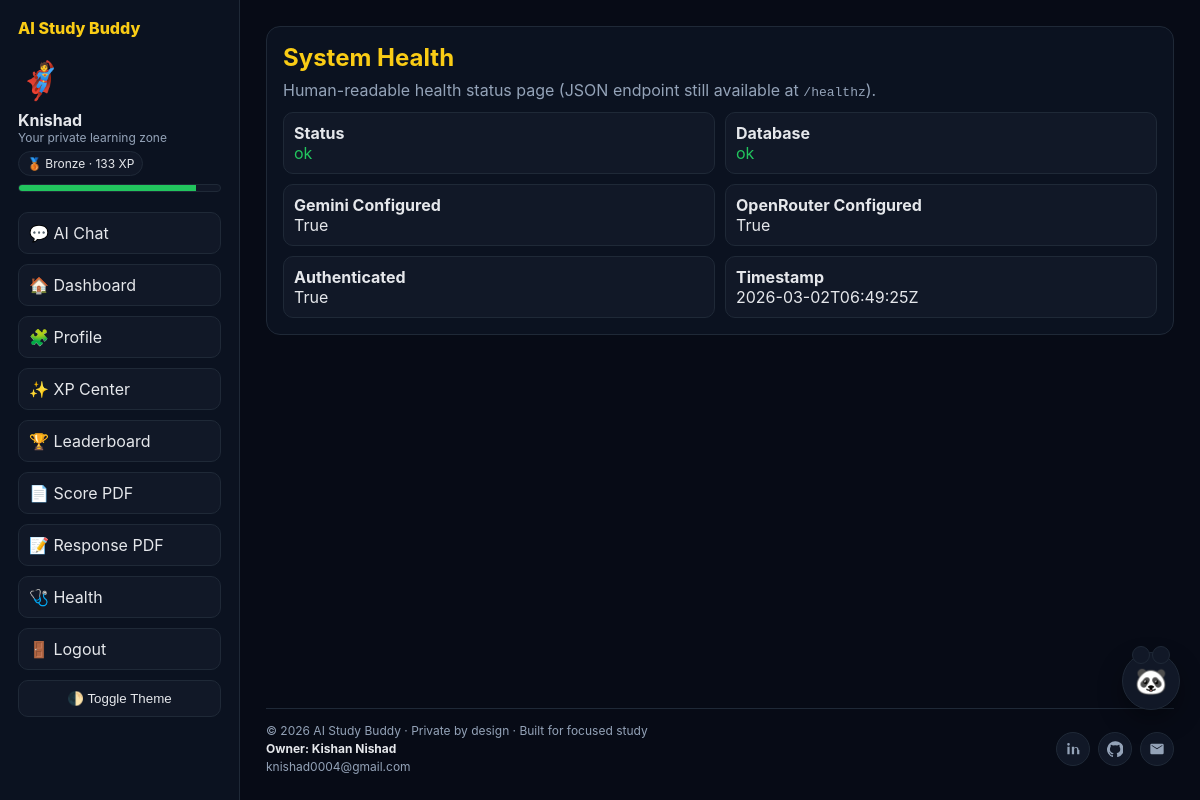
The page /health (signed in) on the database its author committed.
### tables this page shows
CREATE TABLE users (
            id INTEGER PRIMARY KEY AUTOINCREMENT,
            username TEXT UNIQUE NOT NULL,
            password_hash TEXT NOT NULL,
            avatar TEXT NOT NULL,
            created_at TEXT NOT NULL
        , xp INTEGER NOT NULL DEFAULT 0);

### app.py (the view)
    @app.get("/health")
    def health_page():
        payload = healthz().get_json()
        return render_template("health.html", user=g.user, health=payload)

### app.py (called while the page is built, shortened)
def get_db_connection(app: Flask) -> sqlite3.Connection:
    conn = sqlite3.connect(app.config["DATABASE_PATH"])
    conn.row_factory = sqlite3.Row
    return conn

def get_current_user(app: Flask):
    user_id = session.get("user_id")
    if not user_id:
        return None
    conn = get_db_connection(app)
    user = conn.execute("SELECT id, username, avatar, xp FROM users WHERE id = ?", (user_id,)).fetchone()
    conn.close()
    return user

def get_level_info(xp: int):
    current_name = "Bronze"
    current_icon = "🥉"
    next_threshold = None
    for threshold, name, icon in LEVELS:
        if xp >= threshold:
            current_name = name
            current_icon = icon
        elif next_threshold is None:
            next_threshold = threshold
    progress_to_next = 100
    if next_threshold is not None:
        previous_threshold = 0
        for threshold, _, _ in LEVELS:
            if threshold <= xp:
                previous_threshold = threshold
        span = max(next_threshold - previous_threshold, 1)
        progress_to_next = int(((xp - previous_threshold) / span) * 100)
    return {
        "name": current_name,
        "icon": current_icon,
        "next_threshold": next_threshold,
        "progress": max(0, min(progress_to_next, 100)),
    }

def register_hooks(app: Flask) -> None:
    @app.before_request
    def load_logged_user():
        g.user = get_current_user(app)
    @app.before_request
    def basic_rate_limit():
        if request.method != "POST":
            return None
    @app.after_request
    def add_security_headers(response):
        response.headers["X-Content-Type-Options"] = "nosniff"
        response.headers["X-Frame-Options"] = "DENY"
        response.headers["Referrer-Policy"] = "strict-origin-when-cross-origin"
        response.headers["Cache-Control"] = "no-store" if request.path.startswith("/api/") else "public, max-age=60"
        return response
    @app.context_processor
    def inject_user_level():
        user = getattr(g, "user", None)
        level = get_level_info(int(user["xp"])) if user else None
        return {"current_level": level, "level_for_xp": get_level_info}

### templates/health.html (shortened to what this page needs)
{% extends 'base.html' %}
{% block content %}
<section class="panel">
  <h2 style="color:#facc15;margin-bottom:8px">System Health</h2>
  <p style="color:#94a3b8;margin-bottom:12px">Human-readable health status page (JSON endpoint still available at <code>/healthz</code>).</p>
  <div class="grid">
    <div class="item"><strong>Status</strong><div class="{% if health['status'] == 'ok' %}ok{% else %}warn{% endif %}">{{ health['status'] }}</div></div>
    <div class="item"><strong>Database</strong><div class="{% if health['database'] == 'ok' %}ok{% else %}bad{% endif %}">{{ health['database'] }}</div></div>
    <div class="item"><strong>Gemini Configured</strong><div>{{ health['gemini_configured'] }}</div></div>
    <div class="item"><strong>OpenRouter Configured</strong><div>{{ health['openrouter_configured'] }}</div></div>
    <div class="item"><strong>Authenticated</strong><div>{{ health['authenticated'] }}</div></div>
    <div class="item"><strong>Timestamp</strong><div>{{ health['timestamp'] }}</div></div>
  </div>
</section>
{% endblock %}

### templates/base.html (shortened to what this page needs)
<!DOCTYPE html>
<html lang="en">
<head>
</head>
<body>
  <div class="layout">
    {% if user %}
    <aside class="sidebar">
      <div class="brand">AI Study Buddy</div>
      <div class="avatar-badge">{{ user['avatar'] }}</div>
      <div><strong>{{ user['username'] }}</strong></div>
      <div class="small">Your private learning zone</div>
      {% if current_level %}
      <div class="level-pill">{{ current_level['icon'] }} {{ current_level['name'] }} · {{ user['xp'] }} XP</div>
      <div class="progress-track"><div class="progress-bar" data-progress="{{ current_level['progress'] }}"></div></div>
      {% endif %}
      <nav class="menu">
        <a href="{{ url_for('chat') }}">💬 AI Chat</a>
        <a href="{{ url_for('dashboard') }}">🏠 Dashboard</a>
        <a href="{{ url_for('profile') }}">🧩 Profile</a>
        <a href="{{ url_for('xp_center') }}">✨ XP Center</a>
        <a href="{{ url_for('leaderboard_page') }}">🏆 Leaderboard</a>
        <a href="{{ url_for('export_scores_pdf') }}">📄 Score PDF</a>
        <a href="{{ url_for('export_response_pdf') }}">📝 Response PDF</a>
        <a href="{{ url_for('health_page') }}">🩺 Health</a>
        <a href="{{ url_for('logout') }}">🚪 Logout</a>
      </nav>
      <button id="themeToggle" class="theme-toggle" type="button">🌓 Toggle Theme</button>
    </aside>
    {% endif %}
    <main class="main">
      {% block content %}{% endblock %}
      <footer class="footer">
        <div class="footer-row">
          <div class="owner">
            <div>© 2026 AI Study Buddy · Private by design · Built for focused study</div>
            <strong>Owner: Kishan Nishad</strong>
            <div class="owner-mail">knishad0004@gmail.com</div>
          </div>
          <div class="owner-icons">
            <a class="icon-btn icon-wrap" data-tooltip="LinkedIn" href="https://www.linkedin.com/in/kishan-nishad-161a73392" target="_blank" rel="noopener noreferrer" aria-label="LinkedIn" title="LinkedIn">
              <svg viewBox="0 0 24 24" aria-hidden="true"><path d="M6.94 8.5H3.56V20h3.38V8.5zM5.25 7.03a1.97 1.97 0 1 0 0-3.94 1.97 1.97 0 0 0 0 3.94zM20.44 13.37c0-3.07-1.64-4.5-3.82-4.5-1.76 0-2.55.97-2.99 1.65V8.5h-3.38V20h3.38v-6.43c0-1.7.32-3.34 2.43-3.34 2.08 0 2.11 1.95 2.11 3.45V20h3.38v-6.63z"/></svg>
            </a>
            <a class="icon-btn icon-wrap" data-tooltip="GitHub" href="https://github.com/code-with-kishan" target="_blank" rel="noopener noreferrer" aria-label="GitHub" title="GitHub">
            </a>
            <a class="icon-btn icon-wrap" data-tooltip="Email" href="mailto:knishad0004@gmail.com" aria-label="Email" title="Email">
              <svg viewBox="0 0 24 24" aria-hidden="true"><path d="M20 4H4a2 2 0 0 0-2 2v12a2 2 0 0 0 2 2h16a2 2 0 0 0 2-2V6a2 2 0 0 0-2-2zm0 3.2-8 5-8-5V6l8 5 8-5v1.2z"/></svg>
            </a>
          </div>
        </div>
      </footer>
    </main>
  </div>
  {% if user %}
  <button id="buddyFab" class="buddy-fab" type="button" aria-label="Open AI helper">🐼</button>
  {% endif %}
</body>
</html>

### templates/base.html (style rules this page uses)
:root { --bg:#070b16; --text:#e5e7eb; --muted:#94a3b8; --card:#0b1220; --card-2:#111827; --border:#1f2937; --accent:#facc15; --chat-panel:#1d1336; --chat-head:#2a1a4f; --chat-ai:#261a45; --chat-user:#1f2937; }
* { margin:0;padding:0;box-sizing:border-box }
body { font-family:Inter,system-ui,-apple-system,sans-serif;background:var(--bg);color:var(--text);transition:background .2s ease,color .2s ease }
a { text-decoration:none;color:inherit }
.layout { display:grid;grid-template-columns:240px 1fr;min-height:100vh }
.sidebar { background:var(--card);border-right:1px solid var(--border);padding:18px;position:sticky;top:0;height:100vh }
.brand { font-weight:800;color:var(--accent);margin-bottom:20px }
.avatar-badge { font-size:36px;margin-bottom:8px }
.small { font-size:12px;color:var(--muted) }
.level-pill { display:inline-block;margin-top:6px;padding:4px 8px;border-radius:999px;background:var(--card-2);border:1px solid var(--border);font-size:12px }
.progress-track { height:8px;background:var(--card-2);border-radius:999px;overflow:hidden;margin-top:8px;border:1px solid var(--border) }
.progress-bar { height:100%;background:#22c55e }
.menu { display:flex;flex-direction:column;gap:10px;margin-top:20px }
.menu a { padding:10px;border-radius:10px;background:var(--card-2);border:1px solid var(--border) }
.theme-toggle { margin-top:10px;padding:10px;border-radius:10px;border:1px solid var(--border);background:var(--card-2);color:var(--text);cursor:pointer;width:100% }
.main { padding:26px;display:flex;flex-direction:column;min-height:100vh }
.footer { margin-top:auto;padding-top:14px;border-top:1px solid var(--border);color:var(--muted);font-size:12px }
.footer-row { display:flex;justify-content:space-between;align-items:center;gap:12px;flex-wrap:wrap }
.owner { display:flex;flex-direction:column;gap:3px }
.owner strong { color:var(--text) }
.owner-mail { color:var(--muted) }
.owner-icons { display:flex;gap:8px;align-items:center }
.icon-btn { width:34px;height:34px;display:flex;align-items:center;justify-content:center;border-radius:50%;background:var(--card-2);border:1px solid var(--border);color:var(--muted);transition:all .2s ease }
.icon-btn svg { width:16px;height:16px;fill:currentColor }
.icon-wrap { position:relative }
.icon-wrap::after { content:attr(data-tooltip); position:absolute; left:50%; transform:translateX(-50%); bottom:42px; background:var(--card-2); color:var(--text); border:1px solid var(--border); font-size:11px; padding:4px 7px; border-radius:6px; white-space:nowrap; opacity:0; pointer-events:none; transition:opacity .2s ease; }
.buddy-fab { position:fixed; right:20px; bottom:120px; width:58px; height:58px; border-radius:50%; border:1px solid var(--border); background:var(--card-2); color:var(--text); font-size:26px; cursor:pointer; z-index:90; box-shadow:0 10px 25px rgba(0,0,0,.35); animation:buddyPulse 2.2s ease-in-out infinite; }
.buddy-fab::before,.buddy-fab::after { content:'';position:absolute;top:-7px;width:16px;height:16px;background:var(--card-2);border:1px solid var(--border);border-radius:50% }
.buddy-fab::before { left:9px }
.buddy-fab::after { right:9px }

### templates/health.html (style rules this page uses)
.panel { background:#0b1220;border:1px solid #1f2937;border-radius:14px;padding:16px;margin-bottom:16px }
.ok { color:#22c55e }
.grid { display:grid;grid-template-columns:repeat(2,minmax(200px,1fr));gap:10px }
.item { background:#111827;border:1px solid #1f2937;border-radius:10px;padding:10px }

### rows shown on the page
users: avatar "🦸", username "Knishad", xp "133"

### other values the page prints
{{ current_level['icon'] }} "🥉"
{{ current_level['name'] }} "Bronze"
{{ health['status'] }} "ok"
{{ health['database'] }} "ok"
{{ health['gemini_configured'] }} "True"
{{ health['openrouter_configured'] }} "True"
{{ health['authenticated'] }} "True"
{{ health['timestamp'] }} "2026-03-02T06:49:25Z"
